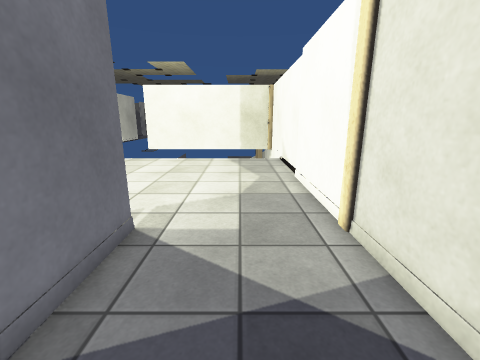
view 1 (above)

13 first-person views from a walk through a 3-D level made in the Unity game engine. The camera is 1.4 m above the floor, tilts 14° down and sees 90° across. Doors are open. The floor is counted in squares, 0.5 m on a side. Each view is taken from the middle of a square. On the plan, view 1 faces up. The plan holds only what a view shows up to about 18 squares ahead; the rest is blank. The place goes on beyond the plan. The player character is not drawn. Some surface patterns are stand-ins.

view 2
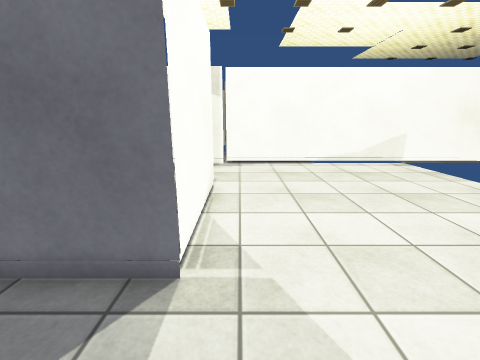

view 3
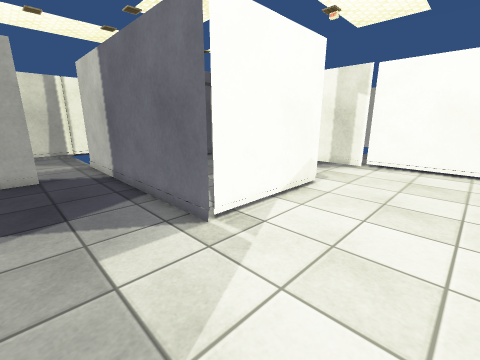

view 4
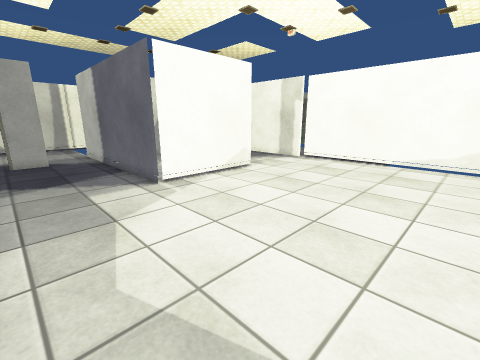

view 5
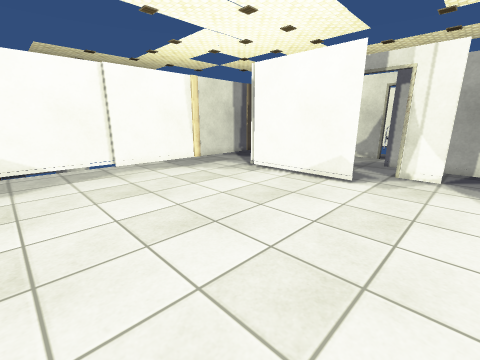

view 6
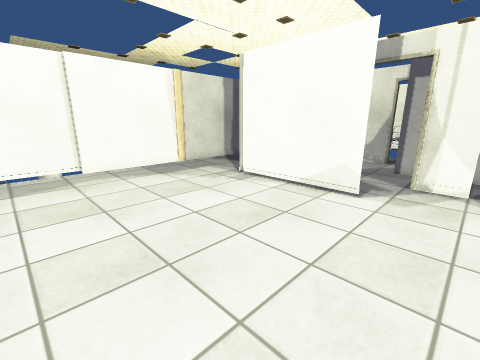

view 7
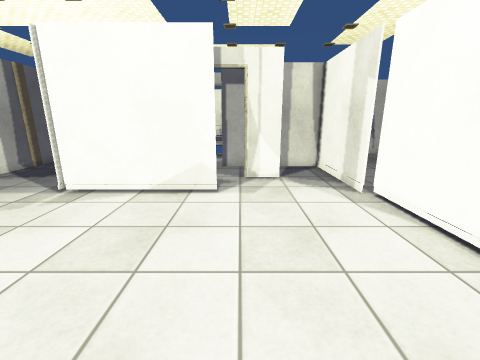

view 8
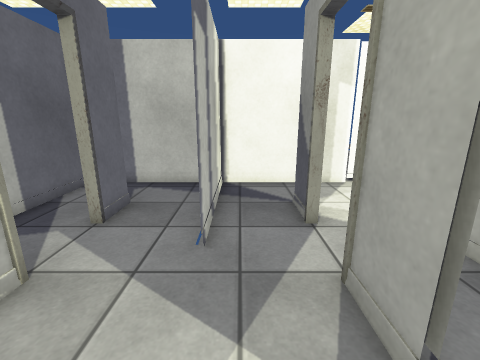

view 9
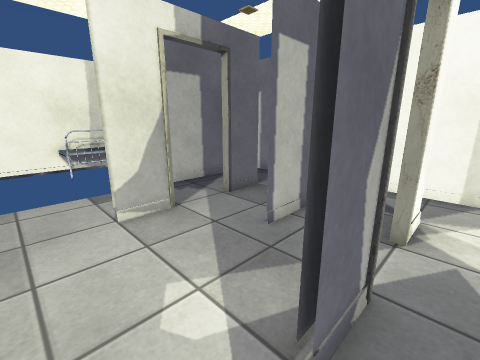

view 10
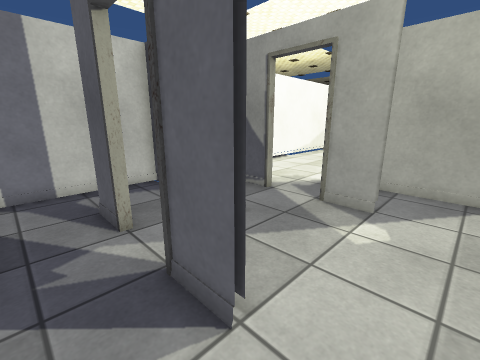

view 11
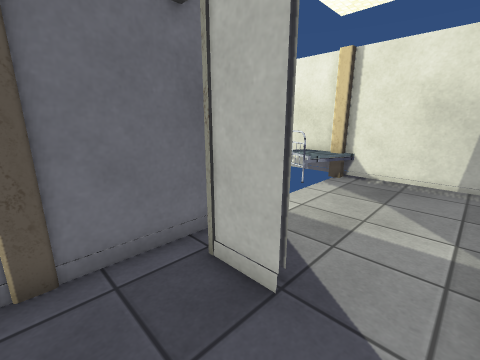

view 12
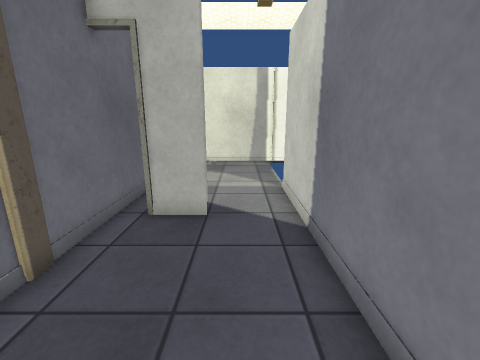

view 13
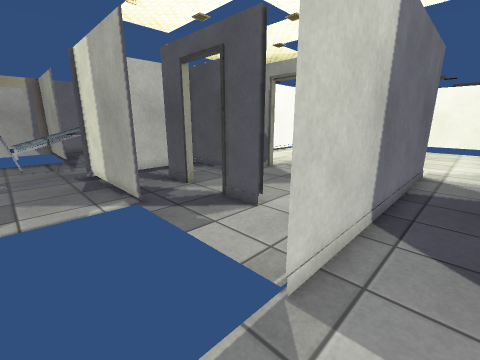

### Floor plan
Ten units are one square. View 1 is at (0, 0); x grows to the right and y downward. Boxes are objects, and circles mark ways between rooms. Rooms are numbered by the first view taken in them; rooms with no view inside come last. Other rooms are left out.
<svg viewBox="-156 -190 216 320">
<path fill="none" stroke="#000" d="M-38 -59 -68 -59M-91 -59 -29 -59 -29 36M-65 -29 -60 -29M-76 -32 -76 -28M-79 -31 -60 -31M31 -119 31 -185M-121 -31 -102 -31M-149 -60 -149 -25M-1 29 19 29M-151 -185 -151 -60M29 30 29 -121M-78 29 -60 29M-115 -1 -149 -1M-59 -29 -79 -29M-102 -29 -120 -29M-120 29 -102 29M-150 -1 -89 -1M-149 -25 -149 24M-102 31 -120 31M-59 31 -78 31M-142 59 -94 59M-149 24 -149 61M29 55 29 30M-29 36 -29 61M-40 121 25 121"/>
<rect x="25" y="-5" width="10" height="10" fill="#bbb"><title>pillar</title></rect>
<rect x="25" y="-65" width="10" height="10" fill="#bbb"><title>pillar</title></rect>
<rect x="25" y="115" width="10" height="10" fill="#bbb"><title>pillar</title></rect>
<rect x="25" y="95" width="30" height="30" fill="#bbb"><title>bed</title></rect>
<circle cx="-135" cy="-30" r="3" fill="#2a7"/>
<circle cx="-50" cy="-30" r="3" fill="#2a7"/>
<circle cx="-90" cy="-30" r="3" fill="#2a7"/>
<circle cx="-10" cy="30" r="3" fill="#2a7"/>
<circle cx="20" cy="30" r="3" fill="#2a7"/>
<circle cx="-130" cy="30" r="3" fill="#2a7"/>
<circle cx="-45" cy="30" r="3" fill="#2a7"/>
<circle cx="-90" cy="30" r="3" fill="#2a7"/>
<text x="-50" y="-90">1</text>
<text x="-80" y="0">2</text>
<text x="-90" y="40">3</text>
<text x="10" y="80">4</text>
</svg>
Room 1 opens to room 2. Room 1 opens to room 4. Room 2 opens to room 3.

Where each view was taken, in squares from view 1:
view 1: 0 up, 0 right, facing up
view 2: 7 up, 1 right, facing left
view 3: 11 up, 1 right, facing down-left
view 4: 16 up, 2 right, facing down-left
view 5: 17 up, 13 left, facing down-right
view 6: 15 up, 12 left, facing down-right
view 7: 15 up, 10 left, facing down
view 8: 1 up, 4 left, facing left
view 9: 4 up, 4 left, facing down-left
view 10: 5 down, 4 left, facing up-left
view 11: 0 up, 2 left, facing down-right
view 12: 4 up, 1 left, facing down
view 13: 9 down, 1 left, facing up-left
